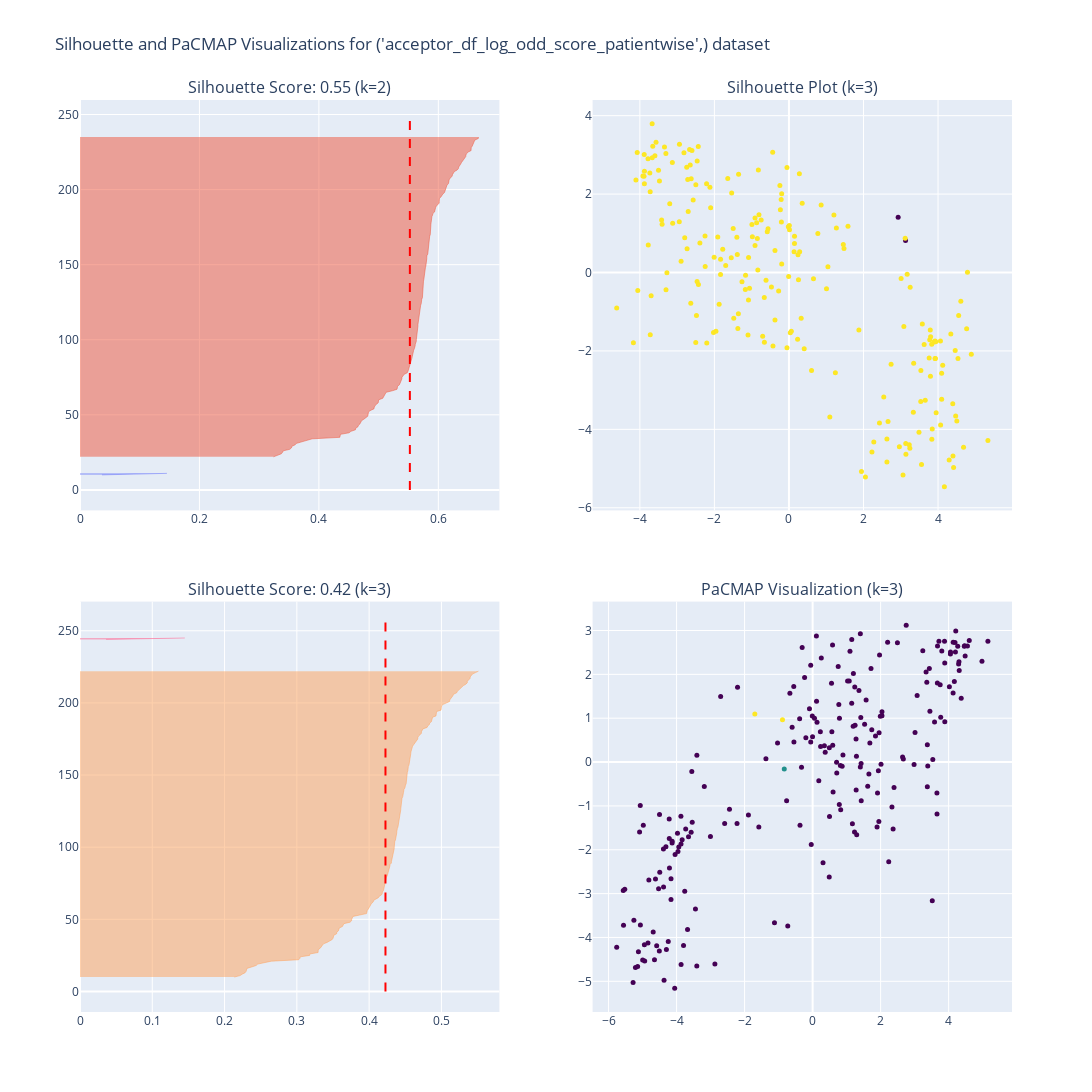

Notebook cell for this chart:
### Code cell
# Process each combination
combined_dataframes = {}
for combo in all_combinations:
    if len(combo) == 1:
        # Only one dataframe in this combination, directly assign it after setting index
        df = dataframes[combo[0]]
        df = df.set_index('Patient_Core_ID', drop=True)  # Setting index to 'Patient_Core_ID'
        combined_dataframes[combo] = df
    else:
        # Multiple dataframes, merge them on 'Patient_Core_ID'
        merged_df = None
        for key in combo:
            df = dataframes[key]
            df = df.set_index('Patient_Core_ID', drop=True)  # Set 'Patient_Core_ID' as index
            if merged_df is None:
                merged_df = df
            else:
                # Merge maintaining 'Patient_Core_ID' as a single column
                merged_df = pd.merge(merged_df, df, left_index=True, right_index=True, how='inner')
        combined_dataframes[combo] = merged_df
    print(combo)
    plotly_silhouette_pacmap(combined_dataframes[combo], 3, combo)
    input()

### Figure 1 — Plotly figure (JSON) as saved in the notebook; plotly's stock layout.template omitted (floating-point values rounded to 4 significant figures; data arrays with more than 128 entries replaced by an {"elided": "..."} marker saying what was removed)
{"data": [{"fill": "tozerox", "legendgroup": "group2", "line": {"width": 0.5}, "mode": "lines", "name": "Cluster 0", "showlegend": false, "type": "scatter", "x": [0.03681, 0.1456], "xaxis": "x", "y": [10, 11], "yaxis": "y"}, {"fill": "tozerox", "legendgroup": "group2", "line": {"width": 0.5}, "mode": "lines", "name": "Cluster 1", "showlegend": false, "type": "scatter", "x": {"elided": "214 float values"}, "xaxis": "x", "y": {"elided": "214 int values"}, "yaxis": "y"}, {"legendgroup": "group2", "line": {"color": "red", "dash": "dash", "width": 2}, "mode": "lines", "name": "Average silhouette score k=2", "showlegend": false, "type": "scatter", "x": [0.5523, 0.5523], "xaxis": "x", "y": [0, 246], "yaxis": "y"}, {"legendgroup": "group2", "marker": {"color": {"elided": "216 int values"}, "colorscale": [[0, "#440154"], [0.1111, "#482878"], [0.2222, "#3e4989"], [0.3333, "#31688e"], [0.4444, "#26828e"], [0.5556, "#1f9e89"], [0.6667, "#35b779"], [0.7778, "#6ece58"], [0.8889, "#b5de2b"], [1, "#fde725"]], "showscale": false, "size": 5}, "mode": "markers", "name": "PaCMAP k=2", "showlegend": false, "type": "scatter", "x": {"elided": "216 float values"}, "xaxis": "x2", "y": {"elided": "216 float values"}, "yaxis": "y2"}, {"fill": "tozerox", "legendgroup": "group3", "line": {"width": 0.5}, "mode": "lines", "name": "Cluster 0", "showlegend": false, "type": "scatter", "x": {"elided": "213 float values"}, "xaxis": "x3", "y": {"elided": "213 int values"}, "yaxis": "y3"}, {"fill": "tozerox", "legendgroup": "group3", "line": {"width": 0.5}, "mode": "lines", "name": "Cluster 1", "showlegend": false, "type": "scatter", "x": [0], "xaxis": "x3", "y": [233], "yaxis": "y3"}, {"fill": "tozerox", "legendgroup": "group3", "line": {"width": 0.5}, "mode": "lines", "name": "Cluster 2", "showlegend": false, "type": "scatter", "x": [0.03604, 0.145], "xaxis": "x3", "y": [244, 245], "yaxis": "y3"}, {"legendgroup": "group3", "line": {"color": "red", "dash": "dash", "width": 2}, "mode": "lines", "name": "Average silhouette score k=3", "showlegend": false, "type": "scatter", "x": [0.4226, 0.4226], "xaxis": "x3", "y": [0, 256], "yaxis": "y3"}, {"legendgroup": "group3", "marker": {"color": {"elided": "216 int values"}, "colorscale": [[0, "#440154"], [0.1111, "#482878"], [0.2222, "#3e4989"], [0.3333, "#31688e"], [0.4444, "#26828e"], [0.5556, "#1f9e89"], [0.6667, "#35b779"], [0.7778, "#6ece58"], [0.8889, "#b5de2b"], [1, "#fde725"]], "showscale": false, "size": 5}, "mode": "markers", "name": "PaCMAP k=3", "showlegend": false, "type": "scatter", "x": {"elided": "216 float values"}, "xaxis": "x4", "y": {"elided": "216 float values"}, "yaxis": "y4"}], "layout": {"annotations": [{"font": {"size": 16}, "showarrow": false, "text": "Silhouette Score: 0.55 (k=2)", "x": 0.225, "xanchor": "center", "xref": "paper", "y": 1, "yanchor": "bottom", "yref": "paper"}, {"font": {"size": 16}, "showarrow": false, "text": "Silhouette Plot (k=3)", "x": 0.775, "xanchor": "center", "xref": "paper", "y": 1, "yanchor": "bottom", "yref": "paper"}, {"font": {"size": 16}, "showarrow": false, "text": "Silhouette Score: 0.42 (k=3)", "x": 0.225, "xanchor": "center", "xref": "paper", "y": 0.45, "yanchor": "bottom", "yref": "paper"}, {"font": {"size": 16}, "showarrow": false, "text": "PaCMAP Visualization (k=3)", "x": 0.775, "xanchor": "center", "xref": "paper", "y": 0.45, "yanchor": "bottom", "yref": "paper"}], "height": 1200, "showlegend": false, "title": {"text": "Silhouette and PaCMAP Visualizations for ('acceptor_df_log_odd_score_patientwise',) dataset"}, "width": 1200, "xaxis": {"anchor": "y", "autorange": true, "domain": [0, 0.45], "range": [0, 0.7023], "type": "linear"}, "xaxis2": {"anchor": "y2", "autorange": true, "domain": [0.55, 1], "range": [-5.258, 5.974], "type": "linear"}, "xaxis3": {"anchor": "y3", "autorange": true, "domain": [0, 0.45], "range": [0, 0.5802], "type": "linear"}, "xaxis4": {"anchor": "y4", "autorange": true, "domain": [0.55, 1], "range": [-6.459, 5.852], "type": "linear"}, "yaxis": {"anchor": "x", "autorange": true, "domain": [0.55, 1], "range": [-13.67, 259.7], "type": "linear"}, "yaxis2": {"anchor": "x2", "autorange": true, "domain": [0.55, 1], "range": [-6.057, 4.39], "type": "linear"}, "yaxis3": {"anchor": "x3", "autorange": true, "domain": [0, 0.45], "range": [-14.22, 270.2], "type": "linear"}, "yaxis4": {"anchor": "x4", "autorange": true, "domain": [0, 0.45], "range": [-5.691, 3.651], "type": "linear"}}}
